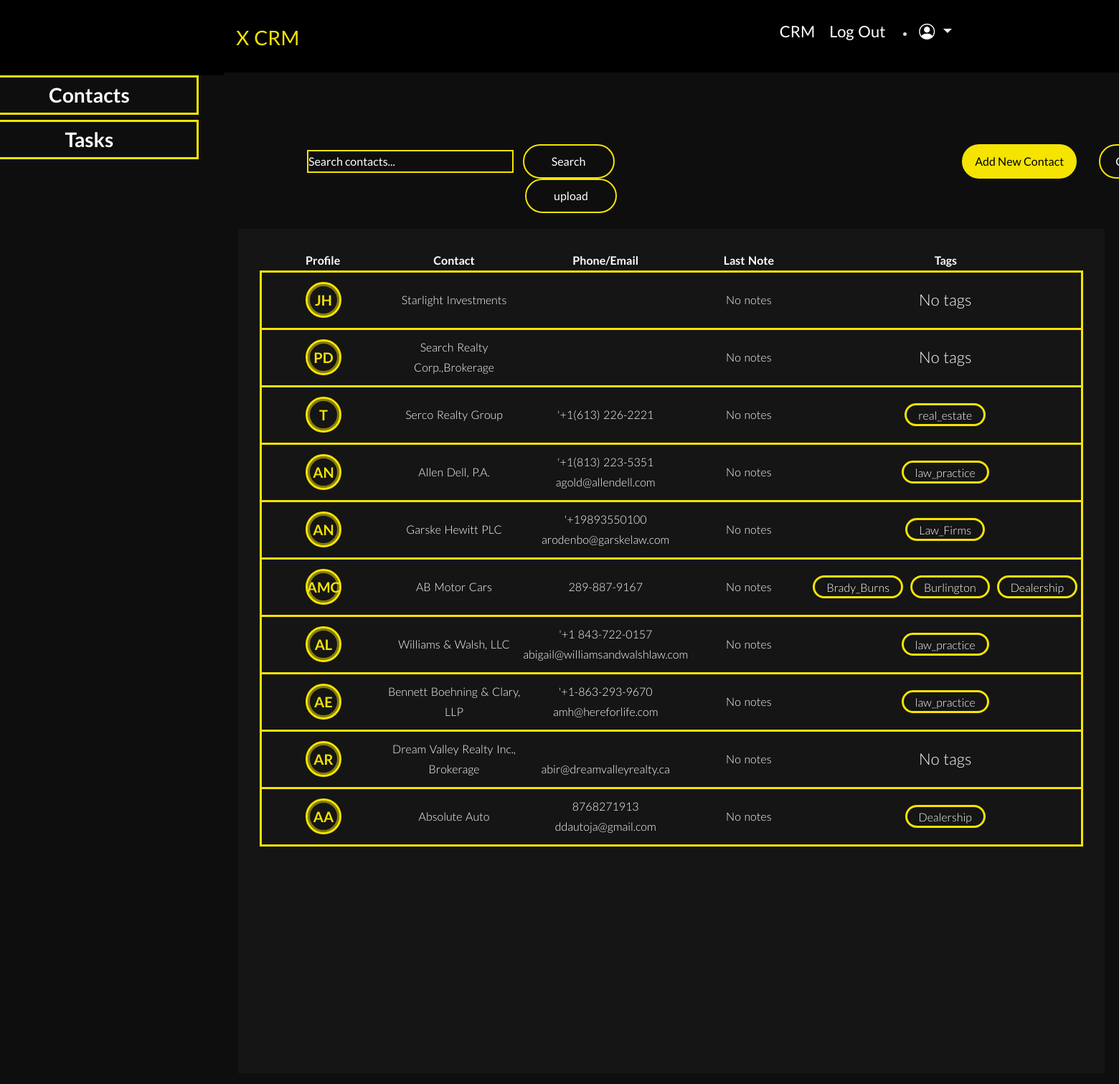
Page /CRM?page=2&search= (signed in) on the committed database.
### my_package/models.py (models this page shows)
class CRM(db.Model):
    __tablename__ = 'CRM'
    id = db.Column(db.Integer, primary_key=True)
    contactname = db.Column(db.String(10000))
    date = db.Column(db.DateTime(timezone=True), default=func.now())
    user_id = db.Column(db.Integer, db.ForeignKey('user.id'))
    Contact = db.Column(db.String(10000))
    PhoneEmail = db.Column(db.String(10000))
    tags = db.relationship('Tags', secondary=crm_tags, lazy='subquery', back_populates='contacts')
    notes = db.relationship('Note', backref='contact', lazy=True)
    user = db.relationship('User', back_populates='crm')
    contactlastname = db.Column(db.String(10000))
    contactbillingaddress = db.Column(db.String(10000))
    contactbillingaddresscity = db.Column(db.String(10000))
    contactbillingaddressstate = db.Column(db.String(10000))
    contactbillingaddresscountry = db.Column(db.String(10000))
    contactbillingaddresszip = db.Column(db.String(10000))
    leadstatus = db.Column(db.String(10000))
    contactemail = db.Column(db.String(10000))
    contactphone = db.Column(db.String(10000))
    contactcompany = db.Column(db.String(10000))
    organization_id = db.Column(db.Integer, db.ForeignKey('organization.id'))
    organization = db.relationship('Organization', back_populates='contacts')

class Tags(db.Model):
    __tablename__ = 'Tags'
    id = db.Column(db.Integer, primary_key=True)
    name = db.Column(db.String(50), unique=True, nullable=False)
    contacts = db.relationship('CRM', secondary=crm_tags, lazy='subquery', back_populates='tags')

### app.py (the view, shortened to what this page needs)
@app.route('/CRM', methods=['GET', 'POST'])
@login_required
def crm():
    search_query = request.args.get('search', '').strip()
    page = request.args.get('page', 1, type=int)
    query = CRM.query.filter_by(organization_id=current_user.organization_id)
    contacts = (query
                .join(Note, isouter=True)  # Use outerjoin if you are using older SQLAlchemy
                .order_by(CRM.id, desc(Note.created_at))
                .paginate(page=page, per_page=10, error_out=False))
    latest_notes = {}
    for contact in contacts.items:
        if contact.notes:
            latest_notes[contact.id] = contact.notes[0].content
    next_url = url_for('crm', page=contacts.next_num, search=search_query) if contacts.has_next else None
    prev_url = url_for('crm', page=contacts.prev_num, search=search_query) if contacts.has_prev else None
    current_page = contacts.page
    total_pages = contacts.pages
    pages_to_show = 5
    pages = [page for page in range(current_page, min(current_page + pages_to_show, total_pages + 1))]
    print("Contacts to be rendered: ", contacts.items)
    print(f"Pages list before rendering: {pages}")
    return render_template('crm.html', contacts=contacts.items, latest_notes=latest_notes, next_url=next_url, prev_url=prev_url, pages=pages, total_pages=total_pages, user=current_user, current_page=current_page)

### app.py (called while the page is built)
@login_manager.user_loader
def load_user(id):
    return User.query.get(int(id))

### my_package/templates/crm.html (shortened to what this page needs)
{% extends 'layout.html' %} {% block content %}
<div class="crm-page">
    <div class="crm-menu">
        <div class="contacts-block">
            <a class="contacts-link" href="/CRM">
                <span class="contacts">Contacts</span>
            </a>
        </div>
        <div class="contacts-block">
            <a class="contacts-link" href="/upcoming_due_dates">
                <span class="contacts">Tasks</span>
            </a>
        </div>
    </div>
    <div class="crm-inner-page">
        <div class="crm-upper-static">
            <div class="crm-search-bar">
                <form action="/CRM" method="get" id="search-form">
                    <input type="text" name="search" id="search-input" placeholder="Search contacts..." value="{{ request.args.get('search', '') }}">
                    <button class="search-button" type="submit">Search</button>
                </form>
            </div>
            <a href="{{ url_for('new_contact') }}"><button class="add-new-contact-btn">Add New Contact</button></a>
            <form method="POST" enctype="multipart/form-data">
                <input class="upload-csv" type="file" name="csv" accept=".csv, .xlsx">
                <input class="upload" type="submit" value="upload">
            </form>
        </div>
        <div class="crm-contacts">
            <table class="contacts-section" id="contacts-table">
                <tr class="crm-header">
                    <th class="crm-header-item">Profile</th>
                    <th class="crm-header-item"> Contact</th>
                    <th class="crm-header-item">Phone/Email</th>
                    <th class="crm-header-item">Last Note</th>
                    <th class="crm-header-item">Tags</th>
                </tr>
                {% for contact in contacts %}
                    {% if contact.user.organization_id == current_user.organization_id %}
                    <tr class="crm-info-row" data-href="{{ url_for('contact_detail', id=contact.id) }}">
                        <td class="crm-info">
                        {% set initials = '' %}
                        {% if contact.Contact %}
                            {% set names = contact.Contact.split(' ') %}
                            {% set initials = names[0][0].upper() if names[0] else '' %}
                            {% set initials = initials + (names[1][0].upper() + names[2][0].upper() if names|length > 2 and names[1] else (names[1][0].upper() if names|length > 1 and names[1] else names[0][-1].upper())) %}
                        {% elif contact.contactcompany %}
                            {% set names = contact.contactcompany.split(' ') %}
                            {% set initials = names[0][0].upper() if names[0] else '' %}
                            {% set initials = initials + (names[1][0].upper())%}
                        {% elif contact.contactfirstname and contact.contactlastname %}
                            {% set initials = contact.contactfirstname[0].upper() + contact.contactlastname[0].upper() %}
                        {% elif contact.contactfirstname %}
                            {% set initials = contact.contactfirstname[0].upper() + contact.contactfirstname[-1].upper() %}
                        {% elif contact.contactlastname %}
                            {% set initials = contact.contactlastname[0].upper() + contact.contactlastname[-1].upper() %}
                        {% else %}
                            {% set initials = 'XX' %}
                        {% endif %}
                        <div class="center-div">
                            <a class='contact-link' href="{{ url_for('contact_detail', id=contact.id) }}">
                                <div class="profile-picture" data-initial="{{ initials }}"></div>
                            </a>
                        </div>
                    </td>
                    <td class="crm-info">
                        <a class='contact-link' href="{{ url_for('contact_detail', id=contact.id) }}">
                        {% if contact.contactfirstname and contact.contactlastname%}
                            {{ contact.contactfirstname }}
                        {% elif contact.contactcompany %}
                        {{ contact.contactcompany }}
                        {% else %}
                            {{ contact.Contact }}
                        {% endif %}
                        </a>
                    </td>
                    <td class="crm-info"><a class='contact-link' href="{{ url_for('contact_detail', id=contact.id) }}">{{ contact.contactphone }}<br>{{ contact.contactemail }}</a></td>
                    <td class="crm-info">
                        {{ latest_notes.get(contact.id, "No notes") }}
                    </td>
                    <td class="crm-info">
                        <ul class="tag-list">
                            {% for tag in contact.tags %}
                                <a class="tag-btn">{{ tag.name }}</a>
                            {% else %}
                                <p class="tag-btn-none">No tags</p>
                            {% endfor %}
                        </ul>
                    </td>
                    {% endif %}
                </tr>
                {% endfor %}
            </table>
            <div class="pagination">
                <p class="static-page-txt">Page:</p>
            </div>
        </div>
    </div>
</div>
{% endblock %}

### rows in the picture
CRM: contactcompany "Starlight Investments", get "No notes"
CRM: contactcompany "Search Realty Corp.,Brokerage", get "No notes"
CRM: contactcompany "Serco Realty Group", contactphone "'+1(613) 226-2221", get "No notes"
Tags: name "real_estate"
CRM: contactcompany "Allen Dell, P.A.", contactphone "'+1(813) 223-5351", contactemail "agold@allendell.com", get "No notes"
Tags: name "law_practice"
CRM: contactcompany "Garske Hewitt PLC", contactphone "'+19893550100", contactemail "arodenbo@garskelaw.com", get "No notes"
Tags: name "Law_Firms"
CRM: contactcompany "AB Motor Cars", contactphone "289-887-9167", get "No notes"
Tags: name "Brady_Burns"
Tags: name "Burlington"
Tags: name "Dealership"
CRM: contactcompany "Williams & Walsh, LLC", contactphone "'+1 843-722-0157", contactemail "abigail@williamsandwalshlaw.com", get "No notes"
CRM: contactcompany "Bennett Boehning & Clary, LLP", contactphone "'+1-863-293-9670", contactemail "amh@hereforlife.com", get "No notes"
CRM: contactcompany "Dream Valley Realty Inc., Brokerage", contactemail "abir@dreamvalleyrealty.ca", get "No notes"
CRM: contactcompany "Absolute Auto", contactphone "8768271913", contactemail "ddautoja@gmail.com", get "No notes"
